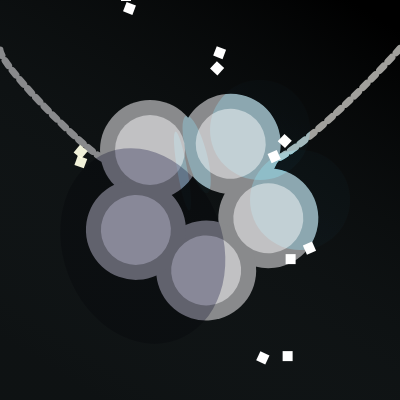
Frame 1 (no input)
Frame 60 (no input): identical to frame 1, image omitted
Frame 120 (the mouse pressed at the canvas centre since frame 60): identical to frame 1, image omitted

The p5.js sketch that drew this single still picture (run headless with seeded random() and noise() and a simulated clock; from frame 60 on, the mouse is pressed at the canvas centre):

// p5.js sketch
// ── sketch.js
function setup() {
  createCanvas(400, 400);
  angleMode(DEGREES);
  
  setLineDash([6, 6]);
  
  function setLineDash(list) {
  drawingContext.setLineDash(list);
  }
  
}

function draw() {
  background(0);
  //console.log(mouseX,mouseY);
  noStroke();
  
  push();
  let gradient = drawingContext.createLinearGradient(
    350, 0, 100, 400);
    gradient.addColorStop(0, color(0,0,0));
    gradient.addColorStop(1, color(40,51,54, 90));
  
  drawingContext.fillStyle = gradient;
  
  rect(0, 0, width, height);
  pop();
  
  //chain/necklace
  push();
  noFill();
  strokeWeight(7);
  stroke(137, 138, 140);
  curve(100, 70, 0, 50, 105, 160, 160, 140);
  pop();
  
  push(); //right hand side (lighting)
  noFill();
  strokeWeight(7);
  stroke(161, 160, 156);
  curve(200, 170, 420, 20, 275, 160, 160, 140);
  pop();
  
  //big flower petals
 push();
    translate(width/2, height/2);
      //noFill();
    fill(137, 138, 140);
    ellipse (-50, -50, 100, 100);
  pop();
  
  
  push();
    translate(width/2, height/2);
    //noFill();
    rotate(80);
    fill(137, 138, 140);
    ellipse (-50, -40, 100, 100);
  pop();

  
  push();
    translate(width/2, height/2);
      //noFill();
    rotate(150);
    fill(137, 138, 140);
    ellipse (-50, -50, 100, 100);
  pop();
  
  push();
    translate(width/2, height/2);
      //noFill();
    rotate(220);
    fill(137, 138, 140);
    ellipse (-50, -50, 100, 100);
  pop();
  
  push();
    translate(width/2, height/2);
      //noFill();
    rotate(290);
    fill(137, 138, 140);
    ellipse (-50, -50, 100, 100);
  pop();
  
  
 //inner petals
 push();
    translate(width/2, height/2);
      //noFill();
    fill(193, 193, 195);
    ellipse (-50, -50, 70, 70);
  pop();
  
  
  push();
    translate(width/2, height/2);
    //noFill();
    rotate(80);
    fill(193, 193, 195);
    ellipse (-50, -40, 70, 70);
  pop();

  
  push();
    translate(width/2, height/2);
      //noFill();
    rotate(150);
    fill(193, 193, 195);
    ellipse (-50, -50, 70, 70);
  pop();
  
  push();
    translate(width/2, height/2);
      //noFill();
    rotate(220);
    fill(193, 193, 195);
    ellipse (-50, -50, 70, 70);
  pop();
  
  push();
    translate(width/2, height/2);
      //noFill();
    rotate(290);
    fill(193, 193, 195);
    ellipse (-50, -50, 70, 70);
  pop();
  
  //lighting
  push();
  blendMode(OVERLAY);
  fill(136,230,255, 80);
  ellipse(260, 130, 100, 100);
  noFill();
  pop(); 
  
  push();
  blendMode(OVERLAY);
  fill(136,230,255, 80);
  ellipse(300, 200, 100, 100);
  noFill();
  pop(); 

  push();
  blendMode(OVERLAY);
  fill(136,230,255, 80);
  rotate(-10);
  ellipse(150, 200, 10, 80);
  noFill();
  pop(); 
  
  push();
  blendMode(OVERLAY);
  fill(136,230,255, 80);
  rotate(-15);
  ellipse(150, 200, 20, 80);
  noFill();
  pop();

  push();
  blendMode(MULTIPLY);
  fill(65,65,113, 100);
  rotate(-20);
  translate(-100, 80);
  ellipse(150, 200, 160, 200);
  noFill();
  pop();
  

  
  //fx
  push();
    translate(200, 200);
    //translate(width/2, height/2);
    fill(295, 290, 230, 240);
    rotate(200);
    for (var i =0; i < 10; i++){
      translate(100, 10);
      rect(20 + (i) ,-20 + (i), 10,10);
      rotate(20 + i);
      rect(20 + (i * 2) ,-20 + (i * 3), 10,10);
     
  pop();
      
  
  // push();
  // blendMode(OVERLAY);
  // fill(253, 197, 23);
  // ellipse(160, 130, 10, 70);
  // noFill();
  // pop();   

   
//   //poly-pentagon?
//   push();
//   translate(width * 0.8, height * 0.5);
//   polygon(0, 0, 70, 7);
//   pop();
// }

// function polygon(x, y, radius, npoints) {
//   let angle = TWO_PI / npoints;
//   beginShape();
//   for (let a = 0; a < TWO_PI; a += angle) {
//     let sx = x + cos(a) * radius;
//     let sy = y + sin(a) * radius;
//     vertex(sx, sy);
//   }
//   endShape(CLOSE);
  
 }
}
